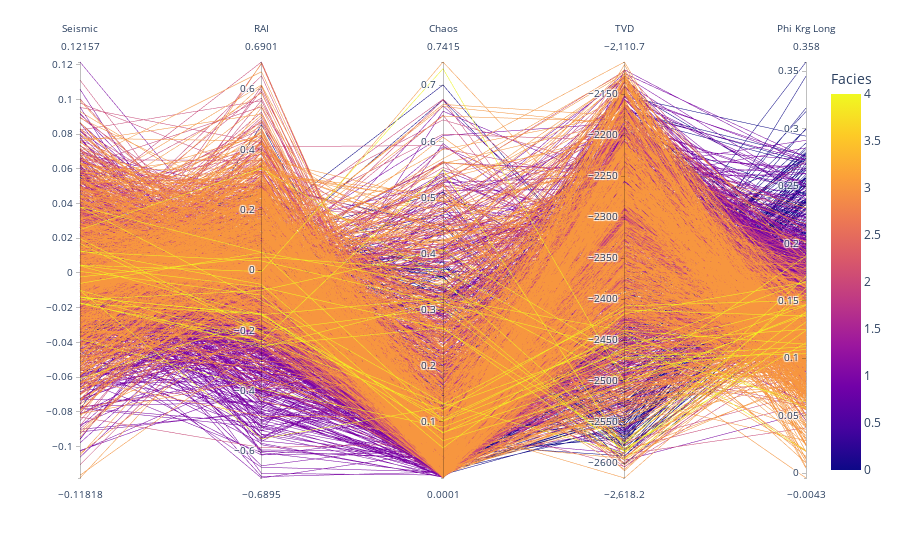

The cell this chart's notebook holds for it:
### Markdown cell above
* Another visualization option available is the parallel coordinates plot, which allows for the observation of patterns, correlations, and trends across multiple variables at once 👇

### Code cell
# Use plotly to create a parallel coordinates plot to visualize the correlation between those features

fig = px.parallel_coordinates(data_frame= sampled_data, 
                              dimensions=['Seismic', 'RAI' , 'Chaos', 'TVD', 'Phi Krg Long'], 
                              color= 'Facies')
fig.show()

### Figure 1 — Plotly figure (JSON) as saved in the notebook; plotly's stock layout.template omitted (floating-point values rounded to 4 significant figures; data arrays with more than 128 entries replaced by an {"elided": "..."} marker saying what was removed)
{"data": [{"dimensions": [{"label": "Seismic", "values": {"elided": "2000 float values"}}, {"label": "RAI", "values": {"elided": "2000 float values"}}, {"label": "Chaos", "values": {"elided": "2000 float values"}}, {"label": "TVD", "values": {"elided": "2000 float values"}}, {"label": "Phi Krg Long", "values": {"elided": "2000 float values"}}], "domain": {"x": [0, 1], "y": [0, 1]}, "line": {"color": {"elided": "2000 int values"}, "coloraxis": "coloraxis"}, "name": "", "type": "parcoords"}], "layout": {"coloraxis": {"colorbar": {"title": {"text": "Facies"}}, "colorscale": [[0, "#0d0887"], [0.1111, "#46039f"], [0.2222, "#7201a8"], [0.3333, "#9c179e"], [0.4444, "#bd3786"], [0.5556, "#d8576b"], [0.6667, "#ed7953"], [0.7778, "#fb9f3a"], [0.8889, "#fdca26"], [1, "#f0f921"]]}, "legend": {"tracegroupgap": 0}, "margin": {"t": 60}}}
